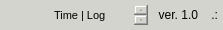
           <widget class="QFrame" name="frame_foot">
            <property name="minimumSize">
             <size>
              <width>0</width>
              <height>30</height>
             </size>
            </property>
            <property name="maximumSize">
             <size>
              <width>16777215</width>
              <height>30</height>
             </size>
            </property>
            <property name="styleSheet">
             <string notr="true">background-color: rgb(212, 212, 206);</string>
            </property>
            <property name="frameShape">
             <enum>QFrame::NoFrame</enum>
            </property>
            <property name="frameShadow">
             <enum>QFrame::Plain</enum>
            </property>
            <layout class="QHBoxLayout" name="horizontalLayout_3">
             <property name="spacing">
              <number>0</number>
             </property>
             <property name="leftMargin">
              <number>0</number>
             </property>
             <property name="topMargin">
              <number>0</number>
             </property>
             <property name="rightMargin">
              <number>0</number>
             </property>
             <property name="bottomMargin">
              <number>0</number>
             </property>
             <item>
              <widget class="QLabel" name="foot_label_log">
               <property name="minimumSize">
                <size>
                 <width>50</width>
                 <height>0</height>
                </size>
               </property>
               <property name="maximumSize">
                <size>
                 <width>50</width>
                 <height>16777215</height>
                </size>
               </property>
               <property name="layoutDirection">
                <enum>Qt::LeftToRight</enum>
               </property>
               <property name="frameShadow">
                <enum>QFrame::Raised</enum>
               </property>
               <property name="lineWidth">
                <number>0</number>
               </property>
               <property name="text">
                <string/>
               </property>
               <property name="pixmap">
                <pixmap resource="icons/icons.qrc">:/16x16/16x16/icons8-alarms-50.png</pixmap>
               </property>
               <property name="alignment">
                <set>Qt::AlignCenter</set>
               </property>
               <property name="textInteractionFlags">
                <set>Qt::NoTextInteraction</set>
               </property>
              </widget>
             </item>
             <item alignment="Qt::AlignVCenter">
              <widget class="QTextBrowser" name="Log">
               <property name="enabled">
                <bool>true</bool>
               </property>
               <property name="maximumSize">
                <size>
                 <width>16777215</width>
                 <height>20</height>
                </size>
               </property>
               <property name="focusPolicy">
                <enum>Qt::StrongFocus</enum>
               </property>
               <property name="contextMenuPolicy">
                <enum>Qt::NoContextMenu</enum>
               </property>
               <property name="layoutDirection">
                <enum>Qt::LeftToRight</enum>
               </property>
               <property name="styleSheet">
                <string notr="true"/>
               </property>
               <property name="inputMethodHints">
                <set>Qt::ImhMultiLine</set>
               </property>
               <property name="frameShape">
                <enum>QFrame::NoFrame</enum>
               </property>
               <property name="frameShadow">
                <enum>QFrame::Plain</enum>
               </property>
               <property name="lineWidth">
                <number>0</number>
               </property>
               <property name="verticalScrollBarPolicy">
                <enum>Qt::ScrollBarAlwaysOn</enum>
               </property>
               <property name="horizontalScrollBarPolicy">
                <enum>Qt::ScrollBarAlwaysOff</enum>
               </property>
               <property name="sizeAdjustPolicy">
                <enum>QAbstractScrollArea::AdjustToContentsOnFirstShow</enum>
               </property>
               <property name="autoFormatting">
                <set>QTextEdit::AutoAll</set>
               </property>
               <property name="documentTitle">
                <string/>
               </property>
               <property name="lineWrapMode">
                <enum>QTextEdit::NoWrap</enum>
               </property>
               <property name="html">
                <string>&lt;!DOCTYPE HTML PUBLIC &quot;-//W3C//DTD HTML 4.0//EN&quot; &quot;http://www.w3.org/TR/REC-html40/strict.dtd&quot;&gt;
&lt;html&gt;&lt;head&gt;&lt;meta name=&quot;qrichtext&quot; content=&quot;1&quot; /&gt;&lt;style type=&quot;text/css&quot;&gt;
p, li { white-space: pre-wrap; }
&lt;/style&gt;&lt;/head&gt;&lt;body style=&quot; font-family:'MS Shell Dlg 2'; font-size:7.8pt; font-weight:400; font-style:normal;&quot;&gt;
&lt;p style=&quot; margin-top:0px; margin-bottom:0px; margin-left:0px; margin-right:0px; -qt-block-indent:0; text-indent:0px;&quot;&gt;&lt;span style=&quot; font-size:8pt;&quot;&gt;Time | Log&lt;/span&gt;&lt;/p&gt;&lt;/body&gt;&lt;/html&gt;</string>
               </property>
               <property name="overwriteMode">
                <bool>false</bool>
               </property>
               <property name="tabStopWidth">
                <number>0</number>
               </property>
               <property name="acceptRichText">
                <bool>true</bool>
               </property>
               <property name="cursorWidth">
                <number>0</number>
               </property>
               <property name="textInteractionFlags">
                <set>Qt::TextBrowserInteraction</set>
               </property>
               <property name="placeholderText">
                <string/>
               </property>
               <property name="openLinks">
                <bool>false</bool>
               </property>
              </widget>
             </item>
             <item>
              <widget class="QLabel" name="foot_label_ver">
               <property name="minimumSize">
                <size>
                 <width>50</width>
                 <height>0</height>
                </size>
               </property>
               <property name="maximumSize">
                <size>
                 <width>50</width>
                 <height>16777215</height>
                </size>
               </property>
               <property name="text">
                <string>ver. 1.0</string>
               </property>
               <property name="alignment">
                <set>Qt::AlignRight|Qt::AlignTrailing|Qt::AlignVCenter</set>
               </property>
              </widget>
             </item>
             <item>
              <widget class="QFrame" name="frame_grip">
               <property name="minimumSize">
                <size>
                 <width>25</width>
                 <height>25</height>
                </size>
               </property>
               <property name="maximumSize">
                <size>
                 <width>25</width>
                 <height>16777215</height>
                </size>
               </property>
               <property name="frameShape">
                <enum>QFrame::NoFrame</enum>
               </property>
               <property name="frameShadow">
                <enum>QFrame::Raised</enum>
               </property>
               <layout class="QHBoxLayout" name="horizontalLayout_6">
                <property name="spacing">
                 <number>0</number>
                </property>
                <property name="leftMargin">
                 <number>0</number>
                </property>
                <property name="topMargin">
                 <number>0</number>
                </property>
                <property name="rightMargin">
                 <number>5</number>
                </property>
                <property name="bottomMargin">
                 <number>0</number>
                </property>
                <item>
                 <widget class="QLabel" name="label_foot_grip">
                  <property name="minimumSize">
                   <size>
                    <width>0</width>
                    <height>0</height>
                   </size>
                  </property>
                  <property name="text">
                   <string>.:</string>
                  </property>
                  <property name="alignment">
                   <set>Qt::AlignRight|Qt::AlignTrailing|Qt::AlignVCenter</set>
                  </property>
                 </widget>
                </item>
               </layout>
              </widget>
             </item>
            </layout>
           </widget>
